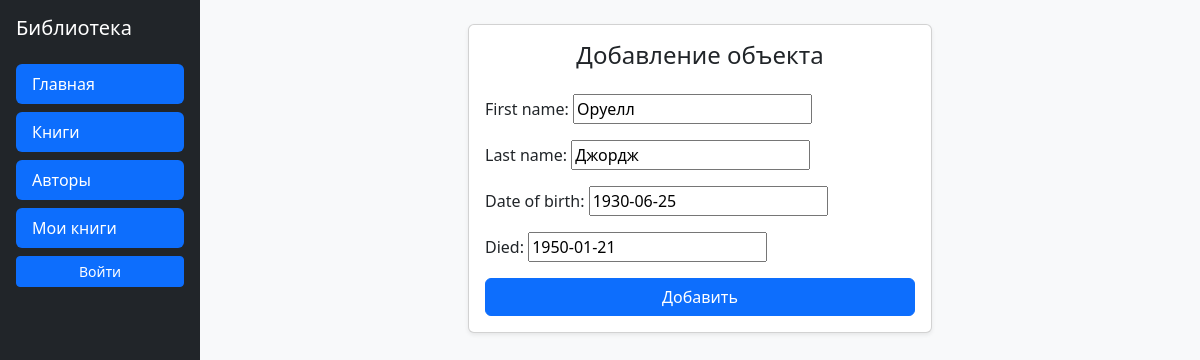
/catalog/author/1/update/, run on the app's committed database.
### catalog/models.py (models this page shows, shortened)
class Author(models.Model):
    first_name = models.CharField(max_length=100)
    last_name = models.CharField(max_length=100)
    date_of_birth = models.DateField(null=True, blank=True)
    date_of_death = models.DateField('Died', null=True, blank=True)
    class Meta:
        ordering = ['last_name']

### catalog/views.py (the view)
# urls.py: path('author/<int:pk>/update/', views.AuthorUpdate.as_view(), name='author_update'),
class AuthorUpdate(UpdateView):
    model = Author
    fields = ['first_name', 'last_name', 'date_of_birth', 'date_of_death']

### catalog/templates/catalog/author_form.html (shortened to what this page needs)
{% extends "catalog/base.html" %}
{% block content %}
<div class="row justify-content-center">
  <div class="col-sm-10 col-md-8 col-lg-6">
    <div class="card shadow-sm">
      <div class="card-body">
        <h1 class="h4 mb-4 text-center">Добавление объекта</h1>
        <form method="post">
          {% for field in form %}
            <div class="mb-3">
              {{ field.label_tag }}
              {{ field }}
            </div>
          {% endfor %}
          <button type="submit" class="btn btn-primary w-100">
            Добавить
          </button>
        </form>
      </div>
    </div>
  </div>
</div>
{% endblock %}

### data on the page
Author: form "Оруелл" "Джордж" "1930-06-25" "1950-01-21"

### other printed values
{{ field.label_tag }} "First name:" "Last name:" "Date of birth:" "Died:"
